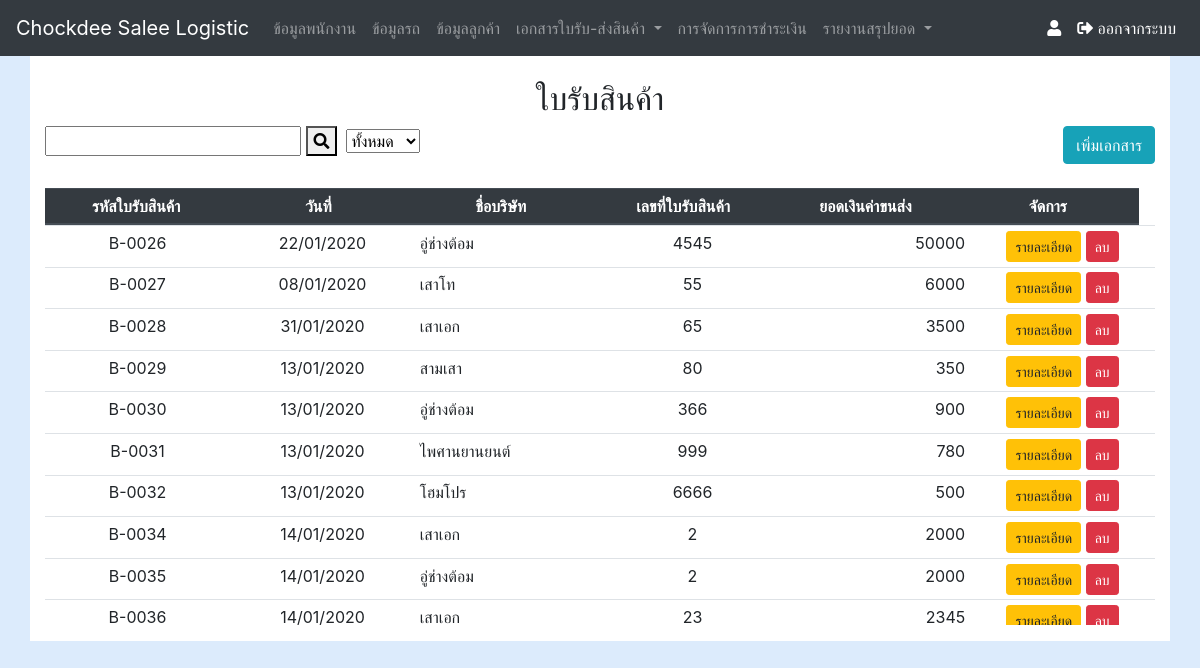
Page /waybill_show.php on the committed database.
### tables this page shows
CREATE TABLE `tb_waybill` (
  `wb_id` int(10) NOT NULL COMMENT 'auto',
  `wb_nbook` varchar(8) NOT NULL COMMENT 'เล่มที่',
  `wb_date` varchar(50) NOT NULL COMMENT 'วันที่',
  `wb_money` float NOT NULL COMMENT 'จำนวนเงิน',
  `wb_payment` enum('ยังไม่ได้ชำระ','ชำระแล้ว') NOT NULL COMMENT 'สถานะ',
  `wb_img` varchar(100) NOT NULL COMMENT 'รูปภาพ',
  `wb_nber` varchar(10) NOT NULL COMMENT 'เลขที่',
  `customer_id` varchar(10) NOT NULL COMMENT 'เรียกใช้มาจากตารางลูกค้า',
  `car_id` int(5) NOT NULL COMMENT 'เรียกใช้มาจากตารางข้อมูลรถ',
  `wb_id_set` varchar(8) DEFAULT NULL,
  `tb_inv_status` int(11) NOT NULL,
  `staff_id` int(11) NOT NULL
);

CREATE TABLE `tb_customer` (
  `cus_id` int(5) NOT NULL COMMENT 'รหัสลูกค้า',
  `customer_id` varchar(10) NOT NULL,
  `cus_compan` varchar(40) NOT NULL COMMENT 'ชื่อบริษัท',
  `cus_house` varchar(8) NOT NULL COMMENT 'บ้านเลขที่',
  `cus_vill` int(5) NOT NULL COMMENT 'หมู่ที่',
  `cus_sub` varchar(20) NOT NULL COMMENT 'ตำบล',
  `cus_area` varchar(20) NOT NULL COMMENT 'อำเภอ',
  `cus_pro` varchar(20) NOT NULL COMMENT 'จังหวัด',
  `cus_pos` varchar(5) NOT NULL COMMENT 'รหัสไปรษณีย์',
  `cus_tle` varchar(10) NOT NULL COMMENT 'เบอร์โทรศัพท์',
  `cus_tin` varchar(13) NOT NULL COMMENT 'เลขประจำตัวผู้เสียภาษี'
);

### waybill_show.php (the view, shortened to what this page needs)
<?php require_once('nevbar.php');
Nevbar(); ?>
<?php require_once('Connections/myconnect.php'); ?>
<?php
$query_waybill = "SELECT * FROM tb_waybill
LEFT JOIN tb_customer
ON tb_waybill.customer_id = tb_customer.cus_id
LEFT JOIN tb_car
ON tb_waybill.car_id = tb_car.car_id
WHERE (tb_customer.cus_sub LIKE '%".$_GET["txtKeyword"]."%' or tb_customer.cus_area LIKE '%".$_GET["txtKeyword"]."%' or cus_compan LIKE '%".$_GET["txtKeyword"]."%' or wb_payment LIKE '%".$_GET["txtKeyword"]."%' )
ORDER BY wb_id";
$waybill = mysql_query($query_waybill, $myconnect) or die(mysql_error());
?>
<!DOCTYPE html
    PUBLIC "-//W3C//DTD XHTML 1.0 Transitional//EN" "http://www.w3.org/TR/xhtml1/DTD/xhtml1-transitional.dtd">
<html xmlns="http://www.w3.org/1999/xhtml">
<head>
    <link rel="stylesheet" href="css/custom.css" />
</head>
<body>
    <div class="container">
        <br />
        <h2 align="center">ใบรับสินค้า</h2>
        <div class="row">
            <div class="col-sm-8">
                <form name="frmSearch" method="get" action="<?php echo $_SERVER['SCRIPT_NAME'];?>">
                    <input name="txtKeyword" type="text" id="txtKeyword" value="<?php echo $_GET["txtKeyword"];?>">
                    <button type="submit"><i class="fa fa-search"></i></button>
                    <select name="dd_input" id="select2">
                        <option value="All">ทั้งหมด</option>
                    </select>
                </form>
            </div>
            <div class="col-sm-4 ">
                <div class="float-right"><a class="btn btn-info" href="waybill_insert.php">เพิ่มเอกสาร</a></button>
                </div>
            </div>
        </div>
        <br />
        <div class="table-responsive">
            <table class="table table-hover table-sm">
                <thead class="thead-dark">
                    <tr>
                        <th>
                            <div align="center">รหัสใบรับสินค้า</div>
                        </th>
                        <th>
                            <div align="center">วันที่</div>
                        </th>
                        <th>
                            <div align="center">ชื่อบริษัท</div>
                        </th>
                        <th>
                            <div align="center">เลขที่ใบรับสินค้า</div>
                        </th>
                        <th>
                            <div align="center">ยอดเงินค่าขนส่ง</div>
                        </th>
                        <th>
                            <div align="center">จัดการ</div>
                        </th>
                    </tr>
                </thead>
                <tbody>
                    <?php while($row_waybill = mysql_fetch_array($waybill)) { ?>
                    <tr>
                        <td height="33">
                            <div align="center"><?php echo $row_waybill["wb_id_set"]; ?></div>
                        </td>
                        <td>
                            <div align="center">
                                <?php $date=date_create($row_waybill['wb_date']); echo date_format($date,"d/m/Y"); ?>
                        </td>
                        <td>
                            <div><?php echo $row_waybill['cus_compan']; ?></div>
                        </td>
                        <td>
                            <div align="center"><?php echo $row_waybill['wb_nbook']; ?></div>
                        </td>
                        <td>
                            <div align="right"><?php echo $row_waybill['wb_money']; ?></div>
                        </td>
                        <td>
                            <div align="center">
                                <a class="btn btn-warning btn-sm" role="button"
                                    href="waybill_detail.php?id=<?php echo $row_waybill['wb_id']; ?>">รายละเอียด</a>
                                <a class="btn btn-danger btn-sm" role="button"
                                    href="waybill_del.php?id=<?php echo $row_waybill['wb_id']; ?>?staff_id=<?php echo $row_waybill['waybill_id']; ?>"
                                    onclick="return confirm('ยืนยันที่จะลบข้อมูลหรือไม่ ?')">ลบ</a>
                        </td>
                    </tr>
                    <? } ?>
                </tbody>
            </table>
        </div>
</body>
</html>

### css/custom.css (style rules this page uses)
body { background: #DCEBFC; }
.container { background: #FFF; }
table, tbody { display: block; height: 400px; overflow: auto; }
thead, tbody tr { display: table; width: 100%; table-layout: fixed; }
thead { width: calc(100% - 1em) }
table { width: 100%; height:100% }

### rows in the picture
tb_waybill: wb_id_set "B-0026", wb_date "22/01/2020", customer.cus_compan "อู่ช่างต้อม", wb_nbook "4545", wb_money "50000"
tb_waybill: wb_id_set "B-0027", wb_date "08/01/2020", customer.cus_compan "เสาโท", wb_nbook "55", wb_money "6000"
tb_waybill: wb_id_set "B-0028", wb_date "31/01/2020", customer.cus_compan "เสาเอก", wb_nbook "65", wb_money "3500"
tb_waybill: wb_id_set "B-0029", wb_date "13/01/2020", customer.cus_compan "สามเสา", wb_nbook "80", wb_money "350"
tb_waybill: wb_id_set "B-0030", wb_date "13/01/2020", customer.cus_compan "อู่ช่างต้อม", wb_nbook "366", wb_money "900"
tb_waybill: wb_id_set "B-0031", wb_date "13/01/2020", customer.cus_compan "ไพศานยานยนต์", wb_nbook "999", wb_money "780"
tb_waybill: wb_id_set "B-0032", wb_date "13/01/2020", customer.cus_compan "โฮมโปร", wb_nbook "6666", wb_money "500"
tb_waybill: wb_id_set "B-0034", wb_date "14/01/2020", customer.cus_compan "เสาเอก", wb_nbook "2", wb_money "2000"
tb_waybill: wb_id_set "B-0035", wb_date "14/01/2020", customer.cus_compan "อู่ช่างต้อม", wb_nbook "2", wb_money "2000"
tb_waybill: wb_id_set "B-0036", wb_date "14/01/2020", customer.cus_compan "เสาเอก", wb_nbook "23", wb_money "2345"
